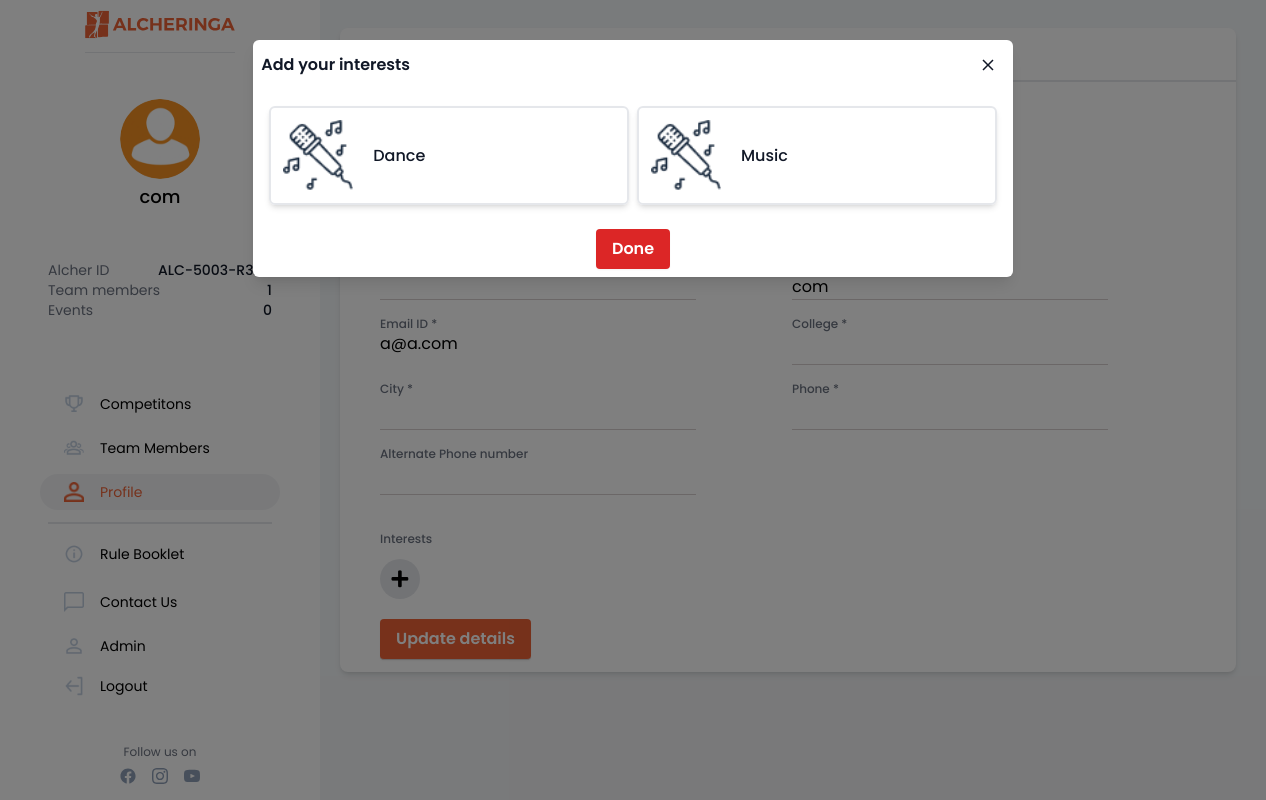
The app's page /auth/profile_edit/ (signed in) with its own data.
### authentication/models.py (models this page shows, shortened)
class NewUser(AbstractBaseUser, PermissionsMixin):
    alcherid = models.CharField(
        max_length=255, blank=True, unique=True)
    id = models.SlugField(primary_key=True, default=uuid.uuid4)
    img = models.ImageField(upload_to="image_uploads/userdp/",
                            default='user-default.png')
    email = models.EmailField(_('email address'), unique=True)
    username = models.CharField(max_length=150, unique=True)
    collegename = models.CharField(max_length=150, unique=False)
    city = models.CharField(max_length=150, unique=False)
    fullname = models.CharField(max_length=150, blank=True)
    phone = PhoneNumberField(unique=False, blank=True)
    alternate_phone = PhoneNumberField(unique=False, blank=True,null=True)
    interest = models.ManyToManyField(
        "competitions.Module", related_name="interest")
    team_members=models.IntegerField(default=0)
    no_of_events_registered=models.IntegerField(default=0)
    date_joined = models.DateTimeField(default=timezone.now)
    provider = models.CharField(max_length=200, unique=False, default="email")
    about = models.TextField(_('about'), max_length=500, blank=True)
    is_staff = models.BooleanField(default=False)
    is_active = models.BooleanField(default=False)
    objects = CustomAccountManager()
    USERNAME_FIELD = 'email'
    REQUIRED_FIELDS = ['username']

### competitions/models.py (models this page shows)
class Module(models.Model):
    id = models.SlugField(primary_key=True, default=uuid.uuid4)
    module = models.CharField(max_length=127)
    module_query_name_without_spaces_all_small = models.CharField(max_length=127)
    module_icon = models.ImageField(
        upload_to="image_uploads/moduleicons/", default='module_icon_default.png')
    def __str__(self):
          return str(self.module)

### authentication/views.py (the view)
# urls.py: path('profile_edit/', views.profileedit, name='profileedit'),
@login_required(login_url='login')
def profileedit(request):
    modules = Module.objects.all()
    if request.method == 'POST':
        u_form = UserUpdateForm(
            request.POST, request.FILES, instance=request.user)
        if u_form.is_valid():
            u_form.save()
            messages.success(request, f'Your Profile has been updated!')
            return redirect('profile')
        print(u_form.errors)
    else:
        u_form = UserUpdateForm(instance=request.user)
    return render(request, 'authentication/profile_edit.html', {'heading': 'Profile', 'form': u_form, 'modules': modules, 'totalmodules': modules.count(),'active_page':'profile'})

### authentication/forms.py
class UserUpdateForm(forms.ModelForm):
    phone = PhoneNumberField(widget=forms.TextInput(
    ), label="Phone number (e.g. +12125552368)")
    alternate_phone = PhoneNumberField(widget=forms.TextInput(
    ), label="Phone number (e.g. +12125552368)", required=False)
    interest = forms.ModelMultipleChoiceField(
        queryset=Module.objects.all(),
        widget=forms.CheckboxSelectMultiple, required=False)
    class Meta:
        model = User
        fields = ['img', 'fullname',
                  'username',
                  'phone',
                  'collegename',
                  'city',
                  'alternate_phone', 'interest'
                  ]

### templates/authentication/profile_edit.html (shortened to what this page needs)
{% extends '../basictailwind.html'%}
{% block body %}
<body  x-data="{ showModal: false}" :class="{'overflow-y-hidden': showModal}">
	<div class="flex h-screen" style="background-color: #F3F6F8;">
		{% include "../navbar.html" %}
		<div class="flex-grow h-screen bg-gray-100">
			<div class="flex flex-grow" style="background-color: #F3F6F8;">
                <div class="mx-4 flex-grow">
                    <br>
                    <div class="flex m-1">
                        <div class=" bg-white max-w-4xl rounded-lg w-screen shadow-md text-md">
                            <div >
                                <div class="py-3 pl-6  text-lg border-b-2 font-normal">Edit profile</div>
                                <br>
                                <div class="mx-10 pb-20 md:pb-1">
                                    <div class="container p-2">
                                        <button class="mx-6 bg-gray-200 rounded-full border-black" onclick="dpupload()" style = "transform:translate(30px,-18px) scale(1.5,1.5)">
                                        </button>
                                    </div>
                                    <form method="POST" enctype="multipart/form-data" class="">{% csrf_token %}
                                        <div class="grid grid-cols-1 md:grid-cols-2 gap-2 place-content-end md:place-content-center pb-12 md:pb-1">
                                            <br>
                                            <div>
                                                <div class="font-medium text-xs text-gray-500 text-left">Full name *</div>
                                                {{ form.fullname }}
                                            </div>
                                            <div>
                                                <div class="font-medium text-xs text-gray-500 text-left ">Username *</div>
                                                {{ form.username }}
                                            </div>
                                            <div>
                                                <div class="font-medium text-xs text-gray-500 text-left">Email ID *</div>
                                                {{ request.user.email }}
                                            </div>
                                            <div>
                                                <div class="font-medium text-xs text-gray-500 text-left">College *</div>
                                                {{ form.collegename }}
                                            </div>
                                            <div>
                                                <div class="font-medium text-xs text-gray-500 text-left">City *</div>
                                                {{ form.city }}
                                            </div>
                                            <div>
                                                <div class="font-medium text-xs text-gray-500 text-left">Phone *</div>
                                                {{  form.phone }}
                                            </div>
                                            <div>
                                                <div class="font-medium text-xs text-gray-500 text-left">Alternate Phone number</div>
                                                {{  form.alternate_phone }}
                                            </div>
                                        </div>
                                        <div class="container">
                                            <div>
                                                <div class="pt-6 font-medium text-xs text-gray-500 text-left">Interests</div>
                                            </div>
                                            <div class="flex flex-wrap py-3" id="chip-interest">
                                                <span @click="showModal = true;modalstart();"
                                                    class="rounded-full text-gray-500 bg-gray-200 font-semibold text-sm flex align-center cursor-pointer active:bg-gray-300 transition duration-300 ease w-max my-auto">
                                                    <div class="rounded-full w-10 h-10 max-w-none text-center flex align-center justify-center " ><i class="fa fa-plus my-auto" style="font-size:1.2rem; color:black;" aria-hidden="true"></i></div>
                                                </span>
                                            </div>
                                        </div>
                                        <div class="submit">
                                            <input type="submit"
                                                class="hover:bg-red-700 text-white inline-block py-2 px-4 rounded shadow-sm font-semibold text-base" style="background-color: #EE6337;" value="Update details" />
                                        </div>
                                    </form>
                                </div>
                            </div>
                        </div>
                    </div>
                </div>
            </div>
        </div>
	</div>
    {%include 'authentication/interest_modal.html'%}
</body>
{% endblock %}

### templates/navbar.html (shortened to what this page needs)
{%load static%}
  <nav class="w-80 hidden sm:block bg-white rounded shadow-md">
    <div class="w-80 h-screen flex flex-col justify-between bg-white border-gray-400 px-12 fixed float-left">
      <a href="/"><img src="{% static 'imgs/alcher_orange.svg'%}" class="mt-2 mx-auto pb-3 border-b" width="150px" height="40px" alt="logo" border="0" /></a>
      <div class="flex flex-col justify-center my-1">
        <img style="height : 80px; width : 80px; border-radius: 50%;" src="{{request.user.img.url}}" alt="profile pic" border="0"
                class="mx-auto rounded-full" />
        <div class="mt-1 font-medium text-lg text-center">{{request.user.username}}</div>
      </div>
      <div class="flex flex-col justify-center my-1">
        <div class="text-sm text-gray-500 flex justify-between flex-wrap items-center"><p>Alcher ID</p>
          <p class="text-gray-900 font-medium">
            {{request.user.alcherid}}
          </p></div>
        <div class="text-sm text-gray-500 flex justify-between flex-wrap items-center"><p>Team members</p>
          <p class="text-gray-900 font-medium">
            {{request.user.team_members}}
          </p>
          </div>
        <div class="text-sm text-gray-500 flex justify-between flex-wrap  items-center"><p>Events</p>
          <p class="text-gray-900 font-medium">
            {{request.user.no_of_events_registered}}
          </p>
          </div>
      </div>
      <div class="pt-2 mt-2 mb-4 flex flex-col justify-center md:text-md text-sm items-center">
        <a href="{%url 'showallcompetitions'%}"><div class="rounded-full flex items-center flex-nowrap my-1 py-2 pl-6 w-60 hover:border-0 hover:bg-gray-100" id="competitions">
         <img src="{% static 'icons/nav/normal/competitions.png'  %}" alt="" class="h-5 w-5 object-cover">
          <p class="pl-4 font-mediums">Competitons</p>
        </div></a>
        <a href="{%url 'team'%}"><div class="rounded-full flex items-center flex-nowrap my-1 py-2 w-60 pl-6 hover:border-0 hover:bg-gray-100" id="team">
          <img src="{% static 'icons/nav/normal/team.png' %}" alt="" class="h-5 w-5 object-cover">
          <p class="pl-4 font-mediums">Team Members</p>
        </div></a>
        <a href='{%url 'profile'%}'>
        <div class="rounded-full flex items-center flex-nowrap my-1 py-2 w-60 pl-6 hover:border-0 hover:bg-gray-100 mb-3" id="profile">
          <img src="{% static 'icons/nav/normal/profile.png' %}" alt="" class="h-5 w-5 object-cover">
          <p class="pl-4 font-mediums">Profile</p>
        </div>
        </a>
        <hr class="border bg-gray-200 w-full" />
        <a href="s"><div class="rounded-full flex items-center flex-nowrap my-2 py-2 w-60 pl-6 hover:border-0 hover:bg-gray-100 mt-3">
          <img src="{% static 'icons/nav/normal/rulebook.png' %}" alt="" class="h-5 w-5 object-cover">
          <p class="pl-4 font-mediums" id="rulebook">Rule Booklet</p>
        </div></a>
        <a href="n"><div class="rounded-full flex items-center flex-nowrap my-1 py-2 w-60 pl-6 hover:border-0 hover:bg-gray-100">
          <img src="{% static 'icons/nav/normal/contact.png' %}" alt="" class="h-5 w-5 object-cover">
          <p class="pl-4 font-mediums" id="contactus">Contact Us</p>
        </div></a>
        {%if request.user.is_staff%}
        <a href="/admin" target="_blank"><div class="rounded-full flex items-center flex-nowrap my-1 py-2 pl-6 w-60 hover:border-0 hover:bg-gray-100">
          <img src="{% static 'icons/nav/normal/admin.png' %}" alt="" class="h-5 w-5 object-cover">
          <p class="pl-4 font-mediums">Admin</p>
        </div></a>
        {%endif%}
        <a href='{% url 'logout'%}'>
        <div class="rounded-full flex items-center flex-nowrap py-2 pl-6 w-60 hover:border-0 hover:bg-gray-100">
          <img src="{% static 'icons/nav/normal/logout.png' %}" alt="" class="h-5 w-5 object-cover">
          <p class="pl-4 font-mediums">Logout</p>
        </div>
        </a>
        <br>
        <br>
        <div>
            <div style="text-align:center">
                <p class="text-xs text-gray-500">Follow us on</p>
                <div class=" flex justify-center space-x-4 mt-2">
                  <a style="cursor:pointer;" href="https://www.facebook.com/alcheringaiitg" target="_blank">
                    </a>
                  <a style="cursor:pointer;" href="https://www.instagram.com/alcheringaiitg/" target="_blank">
                    </a>
                  <a style="cursor:pointer;" href="https://twitter.com/alcheringaiitg" target="_blank">
                    </a>
                </div>
            </div>
        </div>
      </div>
    </div>
  </nav>

### templates/authentication/interest_modal.html (shortened to what this page needs)
{%load static%}
<div class="fixed inset-0 w-full h-full z-20 bg-black bg-opacity-50 duration-300 overflow-y-auto" id="addmodal" x-show="showModal"
        x-transition:enter="transition duration-300" x-transition:enter-start="opacity-0"
        x-transition:enter-end="opacity-100" x-transition:leave="transition duration-300"
        x-transition:leave-start="opacity-100" x-transition:leave-end="opacity-0">
        <div class="relative sm:w-3/4 md:w-3/4 lg:w-3/5 mx-2 sm:mx-auto my-10 opacity-100" id="add-member-modal">
            <div class="relative bg-white shadow-lg rounded-md text-gray-900 z-20"id="add-member-modal2" @click.away="showModal = false"
                x-show="showModal" x-transition:enter="transition transform duration-300" x-transition:enter-start="scale-0"
                x-transition:enter-end="scale-100" x-transition:leave="transition transform duration-300"
                x-transition:leave-start="scale-100" x-transition:leave-end="scale-0">
                <header class="flex items-center justify-between p-2">
                    <h2 class="font-semibold">Add your interests</h2>
                    <button class="focus:outline-none p-2" @click="showModal = false">
                        <svg class="fill-current" xmlns="http://www.w3.org/2000/svg" width="18" height="18" viewBox="0 0 18 18">
                            <path
                                d="M14.53 4.53l-1.06-1.06L9 7.94 4.53 3.47 3.47 4.53 7.94 9l-4.47 4.47 1.06 1.06L9 10.06l4.47 4.47 1.06-1.06L10.06 9z">
                            </path>
                        </svg>
                    </button>
                </header>
                <div class="p-3 grid grid-cols-1 sm:grid-cols-2">
                    {%for module in modules%}
                    <div class="m-1 p-3 flex border-2 shadow-md rounded-md relative cursor-pointer team_members_card" id="card{{module.id}}"onclick="select('{{module.id}}')">
                        <img width="70" height="70" src="{{module.module_icon.url}}" alt="profile" border="0" />
                        <div class="mx-5 my-auto">
                            <div class="font-medium text-base">{{module.module}}</div>
                        </div>
                    </div>
                    {%endfor%}
                </div>
                <footer  class="p-2 text-center">
                    <button class="bg-red-600 hover:bg-red-700 text-white inline-block py-2 px-4 rounded shadow-sm font-semibold text-base"id="confirm-select"  @click="showModal = false">Done</button>
                </footer>
            </div>
        </div>
    </div>

### templates/basictailwind.html (style rules this page uses)
body { font-family: 'Poppins', sans-serif; }

### templates/authentication/profile_edit.html (style rules this page uses)
input,textarea { border: none; border-bottom: 1px solid rgb(214, 206, 206); margin: 8px 0px; }
input,textarea:focus { outline: none; }

### records on screen
NewUser: user.img (placeholder picture), user.username "com", user.alcherid "ALC-5003-R3xw", user.team_members "1", user.no_of_events_registered "0", username "com", user.email "a@a.com"
Module: module_icon (placeholder picture), module "Dance"
Module: module_icon (placeholder picture), module "Music"
